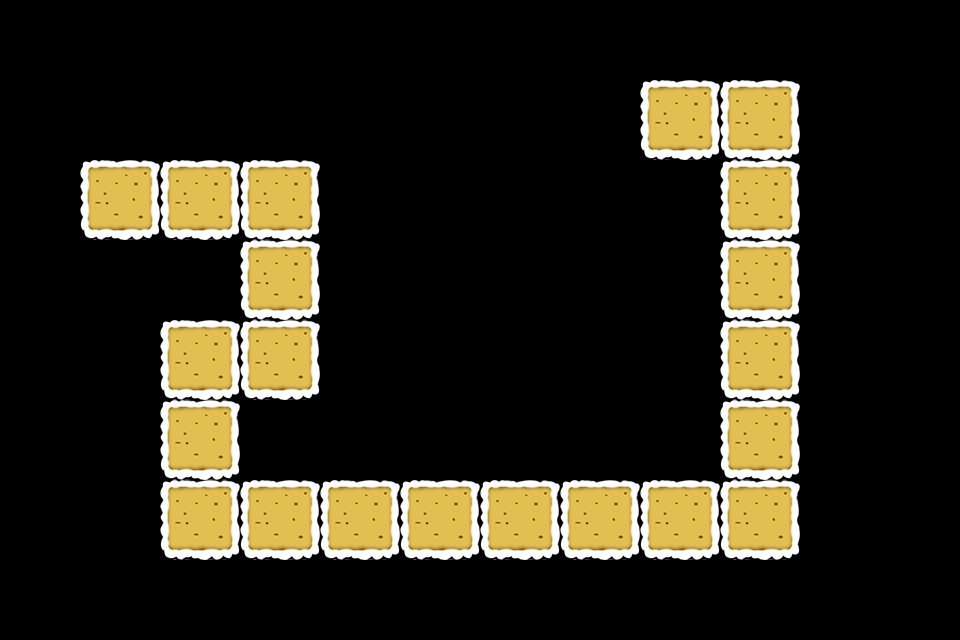

Tiled map render using the project's own tile images. Description and the map definition, with tile-layer contents summarised, below:
An orthogonal 12x8 tile map with 80x80 px tiles, 1 tile layer (path) and 26 objects (8x path, 7x Tower, 4x 3, 4x 4, 3x 5).

<map version="1.0" orientation="orthogonal" width="12" height="8" tilewidth="80" tileheight="80">
 <properties>
  <property name="style" value="1" />
 </properties>
 <tileset firstgid="1" name="tiled2" tilewidth="80" tileheight="80">
  <image source="tiled2.png" width="240" height="240" />
 </tileset>
 <layer name="path" width="12" height="8">
  <data>[96 cells, 21 non-empty, 1 distinct tile ids]</data>
 </layer>
 <objectgroup name="path" width="12" height="8">
  <object name="path" x="80" y="160" />
  <object name="path" x="240" y="160" />
  <object name="path" x="240" y="320" />
  <object name="path" x="160" y="320" />
  <object name="path" x="160" y="480" />
  <object name="path" x="720" y="480" />
  <object name="path" x="720" y="80" />
  <object name="path" x="640" y="80" />
  <object name="Tower" x="0" y="80" width="640" height="80" />
  <object name="Tower" x="0" y="160" width="80" height="160" />
  <object name="Tower" x="80" y="240" width="160" height="80" />
  <object name="Tower" x="320" y="160" width="400" height="320" />
  <object name="Reward" type="3" x="80" y="80" width="80" height="80" />
  <object name="Reward" type="4" x="320" y="80" width="80" height="80" />
  <object name="Reward" type="5" x="560" y="80" width="80" height="80" />
  <object name="Reward" type="3" x="480" y="240" width="80" height="80" />
  <object name="Reward" type="4" x="640" y="320" width="80" height="80" />
  <object name="Reward" type="5" x="560" y="240" width="80" height="80" />
  <object name="Reward" type="3" x="400" y="240" width="80" height="80" />
  <object name="Reward" type="4" x="560" y="320" width="80" height="80" />
  <object name="Reward" type="5" x="480" y="320" width="80" height="80" />
  <object name="Reward" type="3" x="560" y="160" width="80" height="80" />
  <object name="Reward" type="4" x="480" y="400" width="80" height="80" />
  <object name="Tower" x="800" y="80" width="160" height="400" />
  <object name="Tower" x="0" y="320" width="160" height="160" />
  <object name="Tower" x="240" y="400" width="80" height="80" />
 </objectgroup>
</map>
